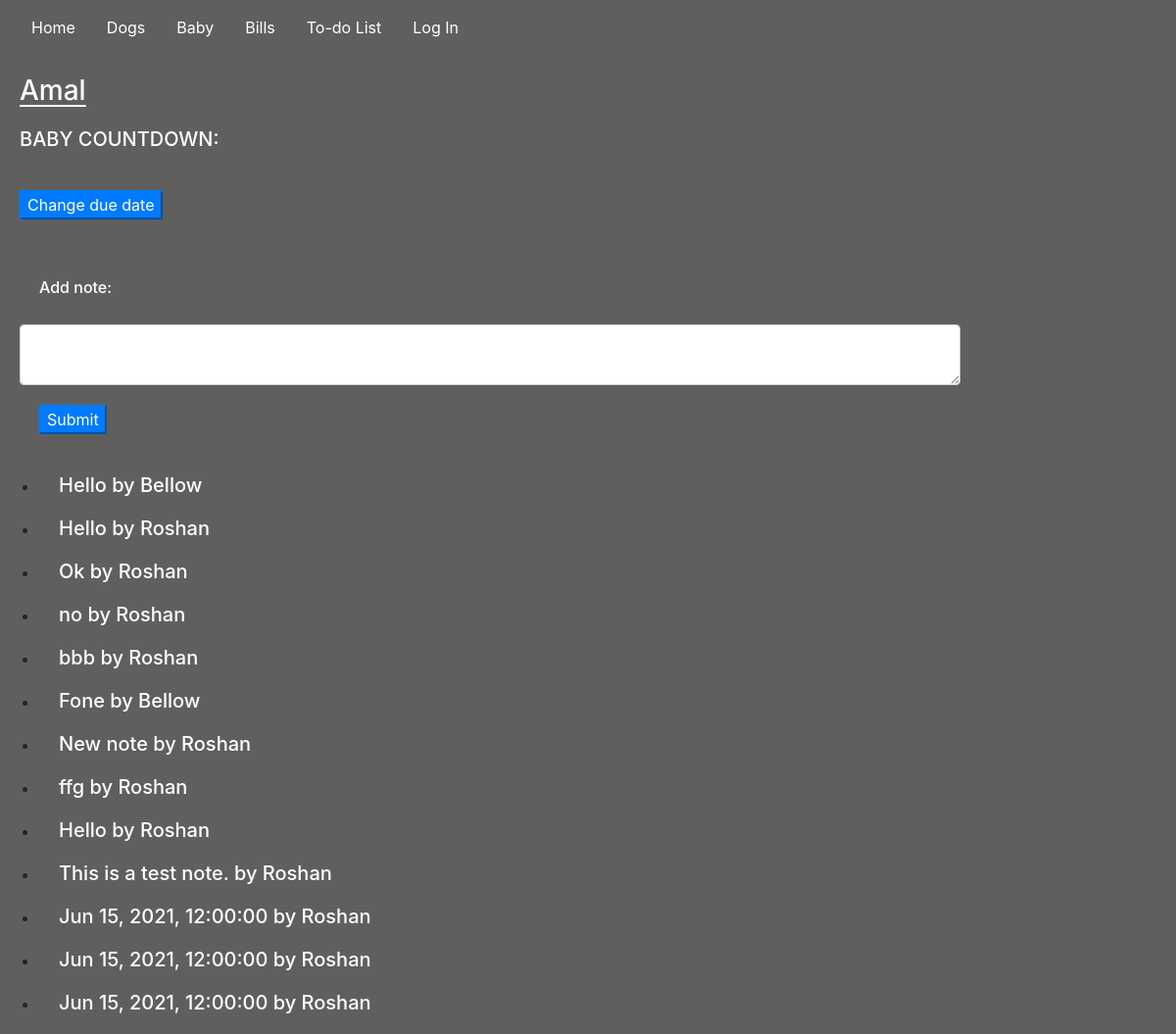
Page /baby_name/Amal on the earlier database version.
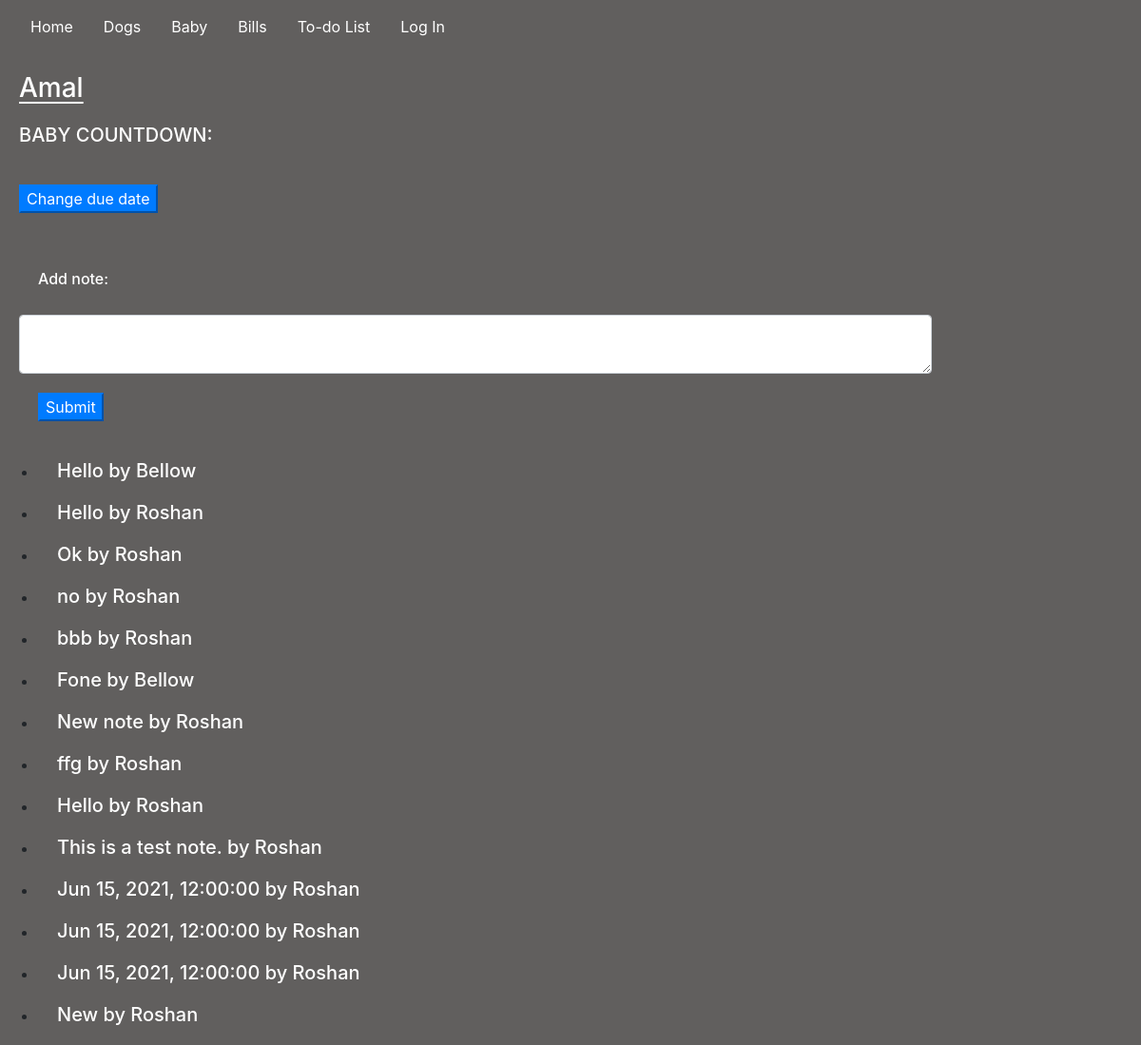
Same page on the later database version.
### housemanager/models.py (models this page shows, shortened)
class Notes(models.Model):
    note = models.TextField(blank=True)
    user_note = models.ForeignKey(User, on_delete=models.CASCADE)

### housemanager/views.py (the view)
# urls.py: path("baby_name/<str:baby_name>", views.baby_name, name="baby_name"),
@csrf_exempt
def baby_name(request, baby_name):
    if request.method == "GET":
        notes = Notes.objects.all()
        baby = Baby.objects.get(baby_name=baby_name)
        return render(request, "housemanager/baby_name.html", {
            "notes": notes,
            "baby": baby
        })
    else:
        baby = Baby.objects.get(baby_name=baby_name)
        return JsonResponse(f"{baby.baby_due}", safe=False)

### housemanager/templates/housemanager/baby_name.html (shortened to what this page needs)
{% extends "housemanager/layout.html" %}
{% load static %}
{% block body %}
<h3 style="text-decoration: underline; text-underline-offset: 5px;" id="name">{{baby.baby_name}}</h3>
<div id="count-div">
    <h5>BABY COUNTDOWN:</h5>
    <button id="duedate" class="btn-primary">Change due date</button>
</div>
<div id="note-div">
    <label for="note"><h6>Add note:</h5></label>
    <textarea class="form-control" id="note"></textarea>
    <button class="btn-primary" id="note-but">Submit</button>
</div>
<div>
    <ul id="baby-notes">
        {% for notes in notes%}
        <li>
            <h5>{{notes.note}} by {{notes.user_note | title}}</h5>
        </li>
        {% endfor %}
    </ul>
</div>
{% endblock %}

Differences in the rows shown:
added Notes: note "New", user_note "Roshan"
